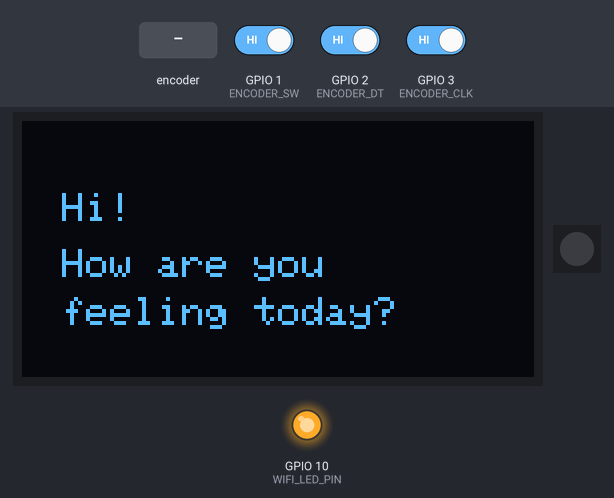
Bench run of a sketch on a simulated ESP32-S3. On the bench: 128×64 one-colour display, 1 RGB LEDs in strip order, left to right, output pins drawn as LEDs (lit = HIGH). The test bench sets the inputs (shaded band); at power-on: GPIO 1 (ENCODER_SW) HIGH, GPIO 2 (ENCODER_DT) HIGH, GPIO 3 (ENCODER_CLK) HIGH. Dim RGB values are drawn brighter than linear; WiFi joins after 1.5 s; servers stay silent unless stated; uploads are accepted with an empty reply.

Above: at 2.7 s.
2.8 s: rotary encoder on GPIO 3 (ENCODER_CLK) / GPIO 2 (ENCODER_DT) turned 3 steps (first pin leading)
At 3.8 s:
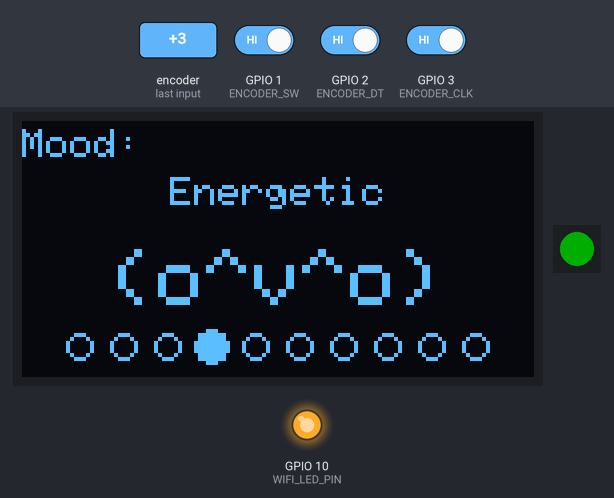
4.9 s: GPIO 1 (ENCODER_SW) driven LOW
At 6.7 s:
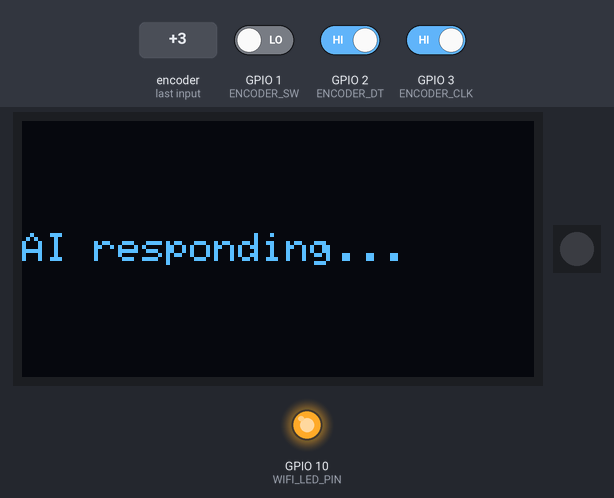
7.2 s: rotary encoder on GPIO 3 (ENCODER_CLK) / GPIO 2 (ENCODER_DT) turned 1 step (first pin leading)
At 8.9 s:
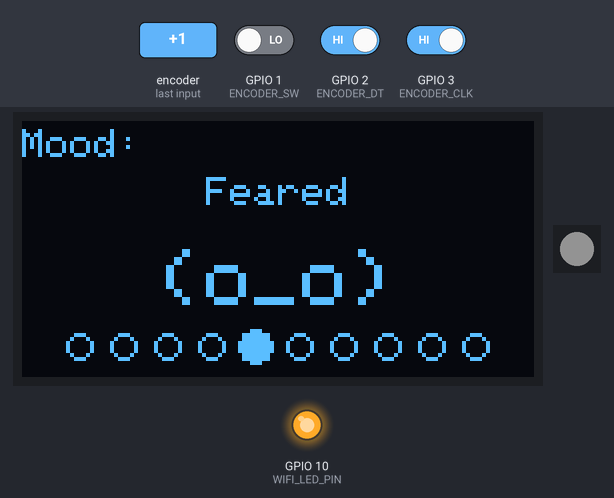
9.2 s: rotary encoder on GPIO 3 (ENCODER_CLK) / GPIO 2 (ENCODER_DT) turned 3 steps (first pin leading)
At 10.9 s:
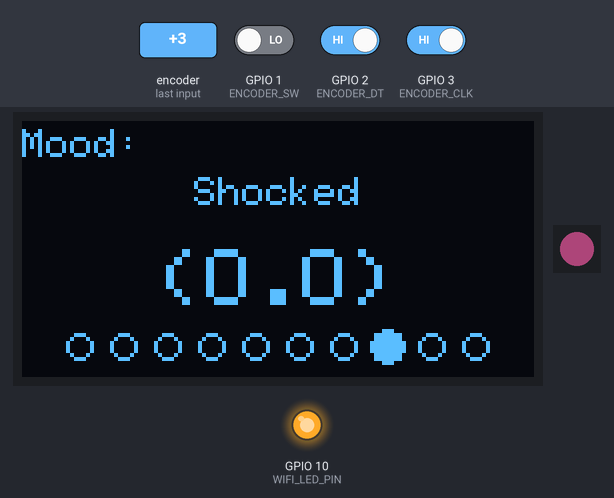
11.3 s: rotary encoder on GPIO 3 (ENCODER_CLK) / GPIO 2 (ENCODER_DT) turned 3 steps (first pin leading)
At 12.7 s:
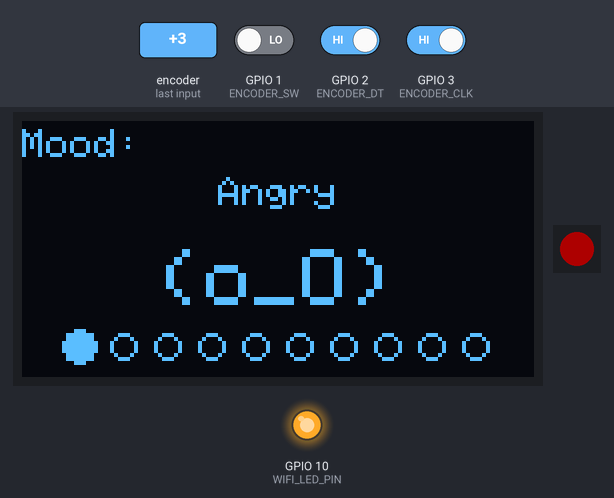
13.4 s: rotary encoder on GPIO 3 (ENCODER_CLK) / GPIO 2 (ENCODER_DT) turned 1 step (first pin leading)
At 14.0 s:
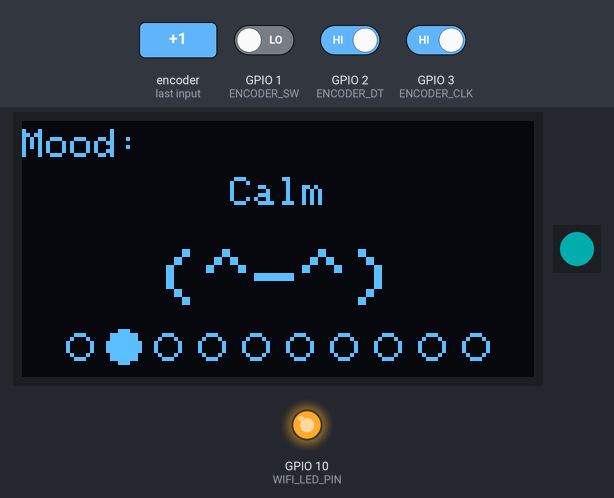
Timing chart, 0 to 16.1 s (numbered marks = the images above; inputs shaded):
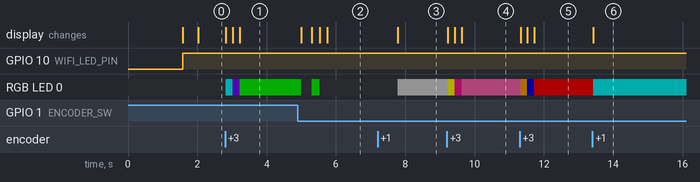

The sketch:

MoodDial.ino
```cpp
#include <WiFi.h>
#include <WiFiManager.h>
#include <HTTPClient.h>
#include <Adafruit_NeoPixel.h>
#include <Adafruit_SSD1306.h>
#include <Wire.h>

// ---------- BACKEND ----------
const char* BACKEND_URL = "https://telegram-ai-bot-backend-production.up.railway.app/webhook";
const char* CHAT_ID    = "YOUR_CHAT_ID";

// ---------- PIN DEFINITIONS ----------
#define ENCODER_CLK 3
#define ENCODER_DT 2
#define ENCODER_SW 1
#define NEOPIXEL_PIN 0
#define OLED_SDA 8
#define OLED_SCL 9
#define WIFI_LED_PIN 10

// ---------- OLED ----------
#define SCREEN_WIDTH 128
#define SCREEN_HEIGHT 64
Adafruit_SSD1306 display(SCREEN_WIDTH, SCREEN_HEIGHT, &Wire, -1);

// ---------- NEOPIXEL ----------
Adafruit_NeoPixel pixel(1, NEOPIXEL_PIN, NEO_GRB + NEO_KHZ800);

// ---------- MOODS ----------
const char* moods[] = {"Angry", "Calm", "Depressed", "Energetic", "Feared", "Happy", "Shameful", "Shocked", "Stressed", "Sad"};
const char* emojis[] = {"(o_O)", "(^-^)", "(T^T)", "(o^v^o)", "(o_o)", "(o^-^o)", "(^_^!)", "(O.O)", "(>_<)", "(T-T)"};
int moodIndex = 0;

uint32_t moodColors[] = {
  pixel.Color(255, 0, 0),    // Angry - Red
  pixel.Color(0, 255, 255),  // Calm - Cyan
  pixel.Color(127, 0, 255),  // Depressed - Violet
  pixel.Color(0, 255, 0),  // Energetic - Green
  pixel.Color(100, 100, 100),  // Feared - Grey
  pixel.Color(255, 255, 0),   // Happy - Yellow
  pixel.Color(255, 20, 147),  // Shameful - Deep Pink
  pixel.Color(255, 105, 180),  // Shocked - Hot Pink
  pixel.Color(255, 165, 0),    // Stressed - Orange
  pixel.Color(0, 0, 255)    // Sad - Blue
};

// ---------- ENCODER ----------
volatile int lastStateCLK;
volatile bool encoderMoved = false;
volatile unsigned long lastDebounceTime = 0;
const unsigned long debounceDelay = 5;

// ---------- UI ----------
enum UIState {
  SPLASH,
  GREETING,
  MOOD_SELECTION
};
UIState currentState = SPLASH;
unsigned long stateTimer = 0;

// ---------- BUTTON ----------
bool lastButtonState = HIGH;
unsigned long lastButtonPress = 0;
const unsigned long buttonDebounce = 50;

void IRAM_ATTR encoderISR() {
  unsigned long now = millis();
  if (now - lastDebounceTime > debounceDelay) {
    int currentCLK = digitalRead(ENCODER_CLK);
    if (currentCLK != lastStateCLK && currentCLK == LOW) {
      if (digitalRead(ENCODER_DT) == HIGH) moodIndex++;
      else moodIndex--;

      if (moodIndex < 0) moodIndex = 9; // Wrap around the moodIndex if it's below 0
      if (moodIndex > 9) moodIndex = 0; // Wrap around the moodIndex if it's above 9

      encoderMoved = true;
    }
    lastStateCLK = currentCLK;
    lastDebounceTime = now;
  }
}

// ---------- BACKEND SEND ----------
void sendMood(const char* mood) {
  if (WiFi.status() != WL_CONNECTED) return;

  // Clear the display and show sending status
  display.clearDisplay();
  display.setTextSize(1);
  display.setCursor(0, 22);
  display.print("Sending mood...");
  display.setCursor(0, 36);
  display.print(mood);
  display.display();

  HTTPClient http;
  http.begin(BACKEND_URL);
  http.addHeader("Content-Type", "application/json");

  String payload =
    "{\"message\": {\"chat\": {\"id\": \"" + String(CHAT_ID) + "\"}, \"text\": \"" + String(mood) + "\"}}";

  int httpCode = http.POST(payload);
  http.end();

  // Display status based on response
  display.clearDisplay();
  display.setCursor(0, 28);
  display.setTextSize(1);
  display.print(httpCode == 200 ? "AI responding..." : "Backend error");
  display.display();

  delay(2000);
  currentState = GREETING;
  stateTimer = millis();
}

// ---------- UI (UNCHANGED) ----------
void drawSplash() {
  display.clearDisplay();

  // Centered MoodDial text
  display.setTextSize(2);
  display.setTextColor(SSD1306_WHITE);
  display.setCursor(25, 35);
  display.print("MoodDial");
  display.display();
}

void drawGreeting() {
  display.clearDisplay();
  display.setTextSize(1);
  display.setTextColor(SSD1306_WHITE);

  // Center the text better
  display.setCursor(10, 18);
  display.print("Hi!");
  display.setCursor(10, 32);
  display.print("How are you");
  display.setCursor(10, 44);
  display.print("feeling today?");
  display.display();
}

void drawMoodSelection() {
  display.clearDisplay();

  // Top section: Mood name
  display.setTextSize(1);
  display.setTextColor(SSD1306_WHITE);
  display.setCursor(0, 2);
  display.print("Mood:");

  // Mood name - dynamically calculated for centering
  display.setTextSize(1);
  int textWidth = strlen(moods[moodIndex]) * 6; // Approximate width of the text
  int xPos = (SCREEN_WIDTH - textWidth) / 2;  // Center align the text
  display.setCursor(xPos, 14);
  display.print(moods[moodIndex]);

  // Middle section: Emoji - dynamically calculated for centering
  display.setTextSize(2);  // Size for the emoji
  int emojiWidth = strlen(emojis[moodIndex]) * 12; // Approximate width for the emoji text
  int emojiX = (SCREEN_WIDTH - emojiWidth) / 2;  // Center align the emoji
  display.setCursor(emojiX, 32);
  display.print(emojis[moodIndex]);

  // Bottom section: Visual slider
  int y = 56;  // Y-position for the circles
  int spacing = (SCREEN_WIDTH - 28) / 9;  // Dynamically calculate spacing based on total number of moods (10 in this case)

  // Draw the circles and make the selected one bigger
  for (int i = 0; i < 10; i++) {
    int x = 14 + i * spacing;  // Calculate X-position for each circle
    if (i == moodIndex) {
      display.fillCircle(x, y, 4, SSD1306_WHITE);  // Selected mood has a bigger circle
    } else {
      display.drawCircle(x, y, 3, SSD1306_WHITE);  // Other moods have a smaller circle
    }
  }

  display.display();
  pixel.setPixelColor(0, moodColors[moodIndex]);  // Set NeoPixel color based on selected mood
  pixel.show();
}

// ---------- SETUP ----------
void setup() {
  Serial.begin(115200);

  pinMode(ENCODER_CLK, INPUT_PULLUP);
  pinMode(ENCODER_DT, INPUT_PULLUP);
  pinMode(ENCODER_SW, INPUT_PULLUP);
  pinMode(WIFI_LED_PIN, OUTPUT);

  Wire.begin(OLED_SDA, OLED_SCL);
  display.begin(SSD1306_SWITCHCAPVCC, 0x3C);

  pixel.begin();
  pixel.setBrightness(50);
  pixel.clear();
  pixel.show();

  drawSplash();

  // Initialize WiFiManager
  WiFiManager wifiManager;
  wifiManager.autoConnect("MoodDial"); // This will start a captive portal with the SSID "MoodDial"

  // After successful connection
  display.clearDisplay();
  display.setTextSize(1);
  display.setCursor(0, 22);
  display.print("Connected to WiFi");
  display.display();

  lastStateCLK = digitalRead(ENCODER_CLK);
  attachInterrupt(digitalPinToInterrupt(ENCODER_CLK), encoderISR, CHANGE);
}

// ---------- LOOP ----------
void loop() {
  digitalWrite(WIFI_LED_PIN,
    WiFi.status() == WL_CONNECTED ? HIGH : (millis() / 500) % 2);

  if (currentState == SPLASH && millis() - stateTimer > 2000) {
    currentState = GREETING;
    stateTimer = millis();
    drawGreeting();
  }

  if (currentState == GREETING &&
     (encoderMoved || millis() - stateTimer > 5000)) {
    encoderMoved = false;
    currentState = MOOD_SELECTION;
    drawMoodSelection();
  }

  if (currentState == MOOD_SELECTION && encoderMoved) {
    encoderMoved = false;
    drawMoodSelection();
  }

  bool btn = digitalRead(ENCODER_SW);
  if (btn == LOW && lastButtonState == HIGH &&
      millis() - lastButtonPress > buttonDebounce) {

    lastButtonPress = millis();
    for (int i = 0; i < 3; i++) {
      pixel.setPixelColor(0, moodColors[moodIndex]);
      pixel.show(); delay(100);
      pixel.clear(); pixel.show(); delay(100);
    }

    sendMood(moods[moodIndex]);
  }
  lastButtonState = btn;
}
```

Measured:
- after the input at 2.8 s, RGB LED 0: off → RGB(0, 50, 50) at once, → RGB(25, 0, 50) 0.20 s later, → RGB(0, 50, 0) 0.20 s later; the display: first changes at once (image 1 shows a later state)
- after the input at 4.9 s, RGB LED 0: RGB(0, 50, 0) → off after 0.10 s, → RGB(0, 50, 0) 0.30 s later, → off 0.23 s later
- after the input at 7.2 s, RGB LED 0: off → RGB(19, 19, 19) after 0.58 s; the display: first changes after 0.58 s (image 3 shows a later state)
- after the input at 9.2 s, RGB LED 0: RGB(19, 19, 19) → RGB(50, 50, 0) at once, → RGB(50, 3, 29) 0.20 s later, → RGB(50, 20, 35) 0.20 s later; the display: first changes at once (image 4 shows a later state)
- after the input at 11.3 s, RGB LED 0: RGB(50, 20, 35) → RGB(50, 32, 0) at once, → RGB(0, 0, 50) 0.20 s later, → RGB(50, 0, 0) 0.20 s later; the display: first changes at once (image 5 shows a later state)
- after the input at 13.4 s, RGB LED 0: RGB(50, 0, 0) → RGB(0, 50, 50) at once; the display: first changes at once (image 6 shows a later state)
